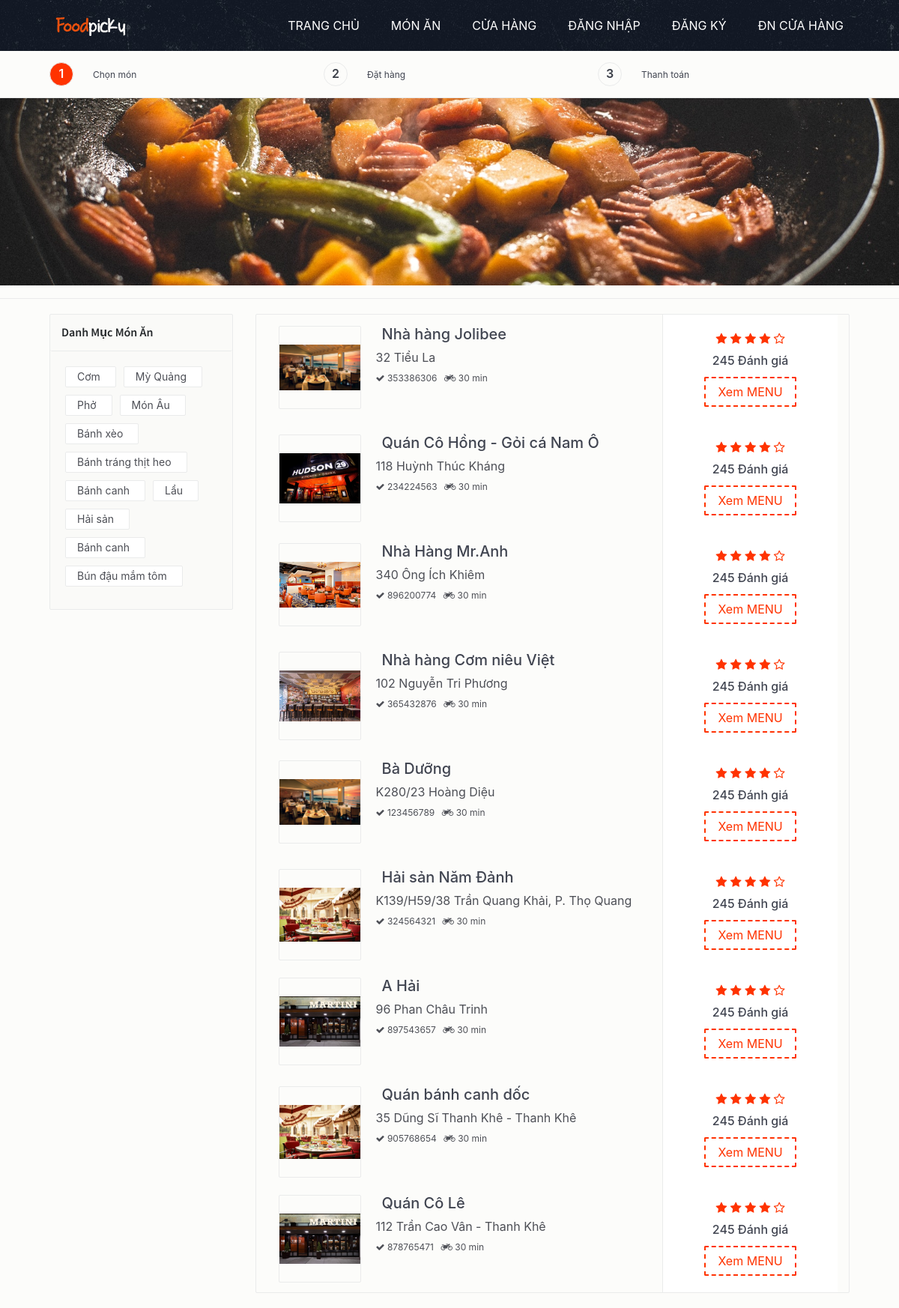
The page /public/ds-cua-hang on the database its author committed.
### tables this page shows
CREATE TABLE `danhmucmonan` (
  `IDDanhMuc` int(11) NOT NULL,
  `TenDanhMuc` varchar(50) NOT NULL,
  `MoTaDM` varchar(200) NOT NULL
);

CREATE TABLE `cuahang` (
  `IDCuaHang` int(11) NOT NULL,
  `TenCuaHang` varchar(100) NOT NULL,
  `TenDangNhap` varchar(100) NOT NULL,
  `MatKhau` varchar(100) NOT NULL,
  `TenChuCuaHang` varchar(100) NOT NULL,
  `SDT` bigint(20) NOT NULL,
  `Email` varchar(100) NOT NULL,
  `DiaChi` varchar(100) NOT NULL,
  `GioMoCua` time NOT NULL,
  `GioDongCua` time NOT NULL,
  `Anh` varchar(100) NOT NULL,
  `GPKD` varchar(100) NOT NULL,
  `HinhAnhCuaHang` varchar(100) NOT NULL
);

### App/Controllers/CuahangController.php (called while the page is built, shortened)
<?php
class CuahangController extends \Core\Controller
{
    public function indexAction()
    {
        $getCuahang = cuaHangModel::getAll();
        $danhMuc = danhMucModel::getAll();
        View::render('Client/index.php', ['page'=>'CuaHang', 'title'=>"Cửa Hàng", 'listCuaHang'=>$getCuahang,'DanhMuc'=>$danhMuc]);
    }
}

### public/index.php (called while the page is built, shortened)
<?php
$router = new Core\Router();
$router->add('/DoAn1/public/', ['controller' => 'Home', 'action' => 'index']);
$router->add('/DoAn1/public/Home', ['controller' => 'Home', 'action' => 'home']);
$router->add('/DoAn1/public/ds-cua-hang', ['controller' => 'CuahangController', 'action' => 'index']);
$router->add('/DoAn1/public/cua-hang/{idmon:\d+}', ['controller' => 'CuahangController', 'action' => 'monAnOfCuaHang']);
$router->add('/DoAn1/public/cua-hang/by/{idcuahang:\d+}', ['controller' => 'CuahangController', 'action' => 'MonAnByIdCuaHang']);
$router->add('/DoAn1/public/mon-an', ['controller' => 'MonAnController', 'action' => 'index']);
$router->add('/DoAn1/public/mon-an/{id:\d+}', ['controller' => 'MonAnController', 'action' => 'index']);
$router->add('/DoAn1/public/mon-an-loai', ['controller' => 'MonAnController', 'action' => 'LoaiMon']);
$router->add('/DoAn1/public/mon-an-loai/{idcate:\d+}', ['controller' => 'MonAnController', 'action' => 'LoaiMon']);
$router->add('/DoAn1/public/mon-an-loai/{idcate:\d+}/{id:\d+}', ['controller' => 'MonAnController', 'action' => 'LoaiMon']);
$router->add('/DoAn1/public/dang-nhap', ['controller' => 'LoginController', 'action' => 'index']);
$router->add('/DoAn1/public/dang-xuat', ['controller' => 'LoginController', 'action' => 'logout']);
$router->add('/DoAn1/public/dang-ky', ['controller' => 'RegisterController', 'action' => 'index']);
$router->add('/DoAn1/public/checkUNKH', ['controller' => 'RegisterController', 'action' => 'checkUsserName']);
$router->add('/DoAn1/public/them-gio-hang', ['controller' => 'DatHangController', 'action' => 'index']);
$router->add('/DoAn1/public/gio-hang', ['controller' => 'DatHangController', 'action' => 'GioHang']);
$router->add('/DoAn1/public/chi-tiet-don-hang', ['controller' => 'DatHangController', 'action' => 'ChiTietDonHang']);
$router->add('/DoAn1/public/chi-tiet-don-hang/{iddh:\d+}', ['controller' => 'DatHangController', 'action' => 'ChiTietDonHang']);
$router->add('/DoAn1/public/cch-chi-tiet-don-hang/{iddh:\d+}', ['controller' => 'CCHQuanLyMonAnController', 'action' => 'ChiTietDonHang']);
$router->add('/DoAn1/public/deleteItemCart', ['controller' => 'DatHangController', 'action' => 'DeleteItemCart']);
$router->add('/DoAn1/public/checkKhacCuaHang', ['controller' => 'DatHangController', 'action' => 'checkKhacCuaHang']);
$router->add('/DoAn1/public/thanh-toan', ['controller' => 'CheckoutController', 'action' => 'index']);
$router->add('/DoAn1/public/hoa-don', ['controller' => 'DatHangController', 'action' => 'DonHang']);
$router->add('/DoAn1/public/hoa-don/{idhd:\d+}', ['controller' => 'DatHangController', 'action' => 'capNhatHoaDon']);
$router->add('/DoAn1/public/dang-nhap-cch', ['controller' => 'CCHLoginController', 'action' => 'index']);
$router->add('/DoAn1/public/ql-mon-an', ['controller' => 'CCHQuanLyMonAnController', 'action' => 'index']);
$router->add('/DoAn1/public/delete-mon-an/{idmon:\d+}', ['controller' => 'CCHQuanLyMonAnController', 'action' => 'DeleteMon']);
$router->add('/DoAn1/public/don-hang-cua-cua-hang', ['controller' => 'CCHQuanLyMonAnController', 'action' => 'DonHangCuaCuaHang']);
$router->add('/DoAn1/public/ud-status', ['controller' => 'CCHQuanLyMonAnController', 'action' => 'UdStatus']);
$router->add('/DoAn1/public/dang-xuat-cch', ['controller' => 'CCHLoginController', 'action' => 'logout']);
$router->add('/DoAn1/public/Admin', ['controller' => 'AdminController', 'action' => 'index']);
$router->add('/DoAn1/public/Admin/accAdmin', ['controller' => 'AdminController', 'action' => 'accAdmin']);
$router->add('/DoAn1/public/Admin/insertAdmin', ['controller' => 'AdminController', 'action' => 'insertAdmin']);
$router->add('/DoAn1/public/Admin/updateAdmin', ['controller' => 'AdminController', 'action' => 'updateAdmin']);
$router->add('/DoAn1/public/Admin/checkUsername', ['controller' => 'AdminController', 'action' => 'checkUsername']);
$router->add('/DoAn1/public/Admin/deleteAdmin', ['controller' => 'AdminController', 'action' => 'deleteAdmin']);
$router->add('/DoAn1/public/Admin/monan', ['controller' => 'AdMonAnController', 'action' => 'index']);
$router->add('/DoAn1/public/admin/them-MonAn', ['controller' => 'AdMonAnController', 'action' => 'insertMonAn']);
$router->add('/DoAn1/public/admin/thung-rac', ['controller' => 'AdMonAnController', 'action' => 'trashMonAn']);
$router->add('/DoAn1/public/admin/deleteMonAn', ['controller' => 'AdMonAnController', 'action' => 'deleteMonAn']);
$router->add('/DoAn1/public/admin/RestoreMonAn', ['controller' => 'AdMonAnController', 'action' => 'RestoreMonAn']);
$router->add('/DoAn1/public/admin/permanentlyDelete', ['controller' => 'AdMonAnController', 'action' => 'permanentlyDelete']);
$router->add('/DoAn1/public/Admin/danh-muc', ['controller' => 'AdDanhMucController', 'action' => 'index']);
$router->add('/DoAn1/public/Admin/trang-thai', ['controller' => 'AdTrangThaiController', 'action' => 'index']);
$router->add('/DoAn1/public/Admin/taikhoan-khachhang', ['controller' => 'AdKhachHangController', 'action' => 'index']);
$router->add('/DoAn1/public/Admin/taikhoan-cuahang', ['controller' => 'AdChuCuaHangController', 'action' => 'index']);
$router->add('/DoAn1/public/Admin/nhan-vien-gh', ['controller' => 'AdNVGiaoHangController', 'action' => 'index']);
$router->add('/DoAn1/public/Admin/hoa-don', ['controller' => 'AdHoaDonController', 'action' => 'index']);
$router->add('/DoAn1/public/Admin/chitiet-hoadon', ['controller' => 'AdTrangThaiController', 'action' => 'index']);
$router->add('/DoAn1/public/Admin/login', ['controller' => 'AdLoginController', 'action' => 'index']);
$router->add('/DoAn1/public/Admin/logout', ['controller' => 'AdLoginController', 'action' => 'logout']);
$router->dispatch($_SERVER['REQUEST_URI']);

### App/Models/danhMucModel.php (called while the page is built, shortened)
<?php
class danhMucModel extends \Core\Model
{
    public static function getAll()
    {
        $db = static::getDB();
        $stmt = $db->query('SELECT * FROM danhmucmonan');
        return $stmt->fetchAll(PDO::FETCH_ASSOC);
    }
}

### App/Models/cuaHangModel.php (called while the page is built, shortened)
<?php
class cuaHangModel extends \Core\Model
{
    public static function getAll()
    {
        $db = static::getDB();
        $stmt = $db->query('SELECT * FROM cuahang');
        return $stmt->fetchAll(PDO::FETCH_ASSOC);
    }
}

### App/Views/Client/Detail/CuaHang.php (the view, shortened to what this page needs)
<div class="page-wrapper">
        <div class="top-links">
            <div class="container">
                <ul class="row links">
                    <li class="col-xs-12 col-sm-4 link-item active"><span>1</span><a href="restaurants.php">Chọn món</a></li>
                    <li class="col-xs-12 col-sm-4 link-item"><span>2</span><a href="#">Đặt hàng</a></li>
                    <li class="col-xs-12 col-sm-4 link-item"><span>3</span><a href="#">Thanh toán</a></li>
                </ul>
            </div>
        </div>
        <div class="inner-page-hero bg-image" data-image-src="/DoAn1/public/image/img/res.jpeg"
            style="background: url(&quot;/DoAn1/public/image/img/res.jpeg&quot;) center center / cover no-repeat;">
        </div>
        <div class="result-show">
        </div>
        <section class="restaurants-page">
            <div class="container">
                <div class="row">
                    <div class="col-xs-12 col-sm-5 col-md-5 col-lg-3">
                        <div class="widget clearfix">
                            <div class="widget-heading">
                                <h3 class="widget-title text-dark">
                                Danh Mục Món Ăn
                                </h3>
                                <div class="clearfix"></div>
                            </div>
                            <div class="widget-body">
                                <ul class="tags">
                                <?php foreach ($args['DanhMuc'] as $key => $value) { ?>
                                <li>
                                    <a href="/DoAn1/public/mon-an-loai/<?php echo $value['IDDanhMuc'];?>" class="tag"><?php echo $value['TenDanhMuc'];?></a>
                                </li>
                                <?php }?>
                                </ul>
                            </div>
                        </div>
                    </div>
                    <div class="col-xs-12 col-sm-7 col-md-7 col-lg-9">
                        <div class="bg-gray restaurant-entry">
                            <div class="row">
                                <?php foreach ($args['listCuaHang'] as $key => $value){ ?>
                                <div class="col-sm-12 col-md-12 col-lg-8 text-xs-center text-sm-left">
                                    <div class="entry-logo">
                                        <a class="img-fluid" href="/DoAn1/public/cua-hang/by/<?php echo $value['IDCuaHang'];?>"> <img
                                                src="/DoAn1/public/image/Res_img/<?php echo $value['Anh'];?>" alt="Food logo"></a>
                                    </div>
                                    <div class="entry-dscr">
                                        <h5><a href="/DoAn1/public/cua-hang/by/<?php echo $value['IDCuaHang'];?>"><?php echo $value['TenCuaHang'];?></a></h5> <span> <?php echo $value['DiaChi'];?> <a href="#"></a></span>
                                        <ul class="list-inline">
                                            <li class="list-inline-item"><i class="fa fa-check"></i> <?php echo $value['SDT'];?></li>
                                            <li class="list-inline-item"><i class="fa fa-motorcycle"></i> 30 min</li>
                                        </ul>
                                    </div>
                                </div>
                                <div class="col-sm-12 col-md-12 col-lg-4 text-xs-center">
                                    <div class="right-content bg-white">
                                        <div class="right-review">
                                            <div class="rating-block"> <i class="fa fa-star"></i> <i
                                                    class="fa fa-star"></i> <i class="fa fa-star"></i> <i
                                                    class="fa fa-star"></i> <i class="fa fa-star-o"></i> </div>
                                            <p> 245 Đánh giá</p> <a href="/DoAn1/public/cua-hang/by/<?php echo $value['IDCuaHang'];?>"
                                                class="btn theme-btn-dash">Xem MENU</a>
                                        </div>
                                    </div>
                                </div>
                                <?php }?>
                            </div>
                        </div>
                    </div>
                </div>
            </div>
        </section>
    </div>

### rows shown on the page
danhmucmonan: TenDanhMuc "Cơm"
danhmucmonan: TenDanhMuc "Mỳ Quảng"
danhmucmonan: TenDanhMuc "Phở"
danhmucmonan: TenDanhMuc "Món Âu"
danhmucmonan: TenDanhMuc "Bánh xèo"
danhmucmonan: TenDanhMuc "Bánh tráng thịt heo"
danhmucmonan: TenDanhMuc "Bánh canh"
danhmucmonan: TenDanhMuc "Lẩu"
danhmucmonan: TenDanhMuc "Hải sản"
danhmucmonan: TenDanhMuc "Bánh canh"
danhmucmonan: TenDanhMuc "Bún đậu mắm tôm"
cuahang: Anh (picture), TenCuaHang "Nhà hàng Jolibee", DiaChi "32 Tiểu La", SDT "353386306"
cuahang: Anh (picture), TenCuaHang "Quán Cô Hồng - Gỏi cá Nam Ô", DiaChi "118 Huỳnh Thúc Kháng", SDT "234224563"
cuahang: Anh (picture), TenCuaHang "Nhà Hàng Mr.Anh", DiaChi "340 Ông Ích Khiêm", SDT "896200774"
cuahang: Anh (picture), TenCuaHang "Nhà hàng Cơm niêu Việt", DiaChi "102 Nguyễn Tri Phương", SDT "365432876"
cuahang: Anh (picture), TenCuaHang "Bà Dưỡng", DiaChi "K280/23 Hoàng Diệu", SDT "123456789"
cuahang: Anh (picture), TenCuaHang "Hải sản Năm Đảnh", DiaChi "K139/H59/38 Trần Quang Khải, P. Thọ Quang", SDT "324564321"
cuahang: Anh (picture), TenCuaHang "A Hải", DiaChi "96 Phan Châu Trinh", SDT "897543657"
cuahang: Anh (picture), TenCuaHang "Quán bánh canh dốc", DiaChi "35 Dũng Sĩ Thanh Khê - Thanh Khê", SDT "905768654"
cuahang: Anh (picture), TenCuaHang "Quán Cô Lê", DiaChi "112 Trần Cao Vân - Thanh Khê", SDT "878765471"
